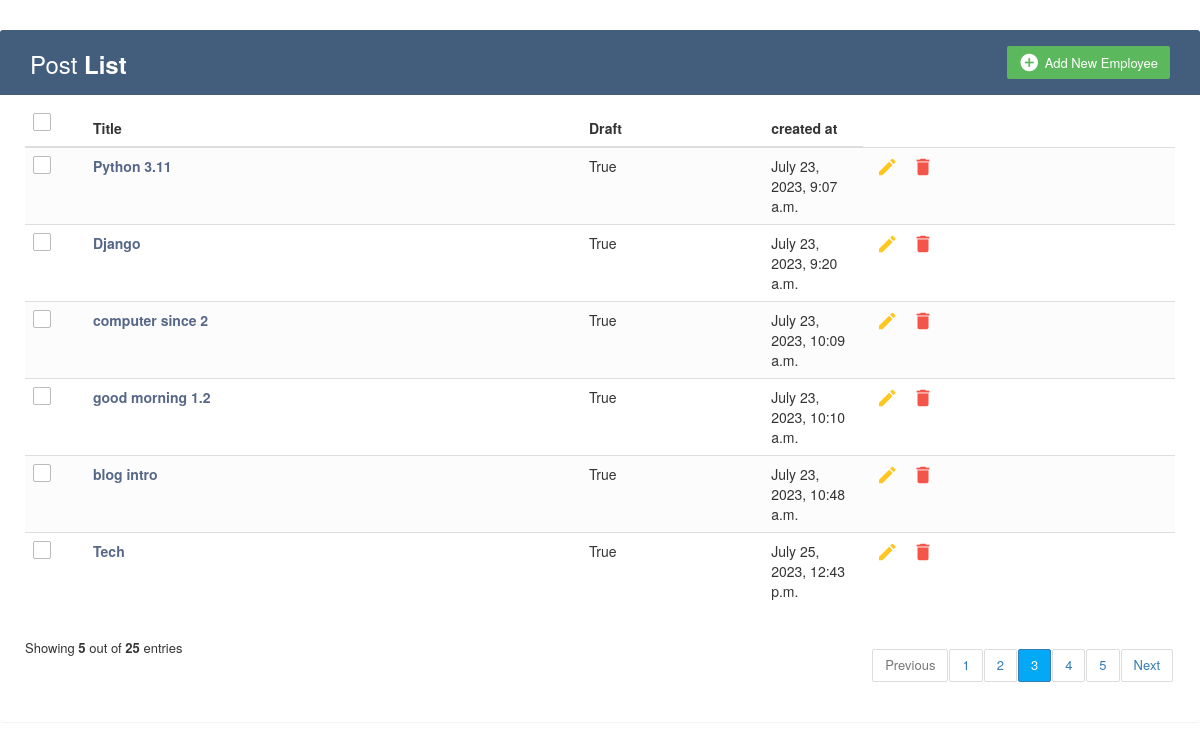
Before: / with the older database file.
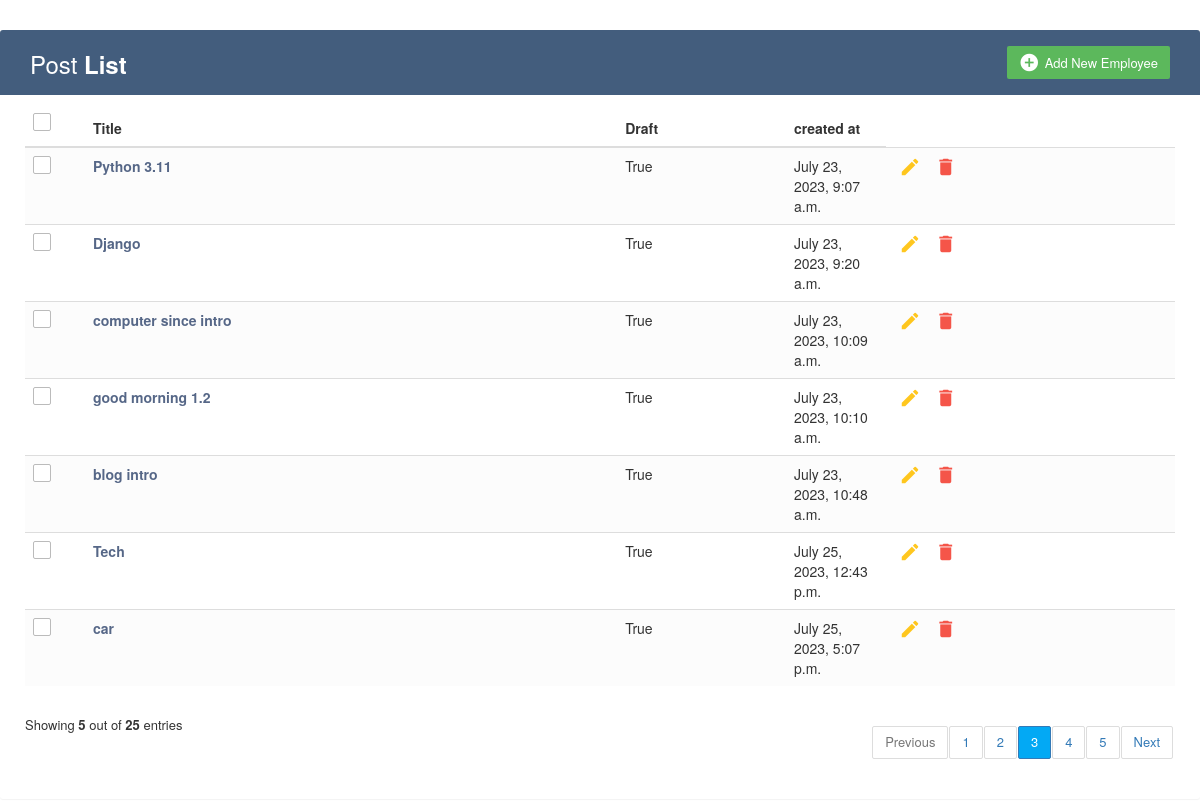
After: the same page with the newer database file.
### blog/models.py (models this page shows, shortened)
class Post(models.Model):
    title = models.CharField(max_length=200)
    image = models.ImageField(upload_to='img/')
    content = models.TextField()
    created_at = models.DateTimeField(auto_now_add=True)
    draft =  models.BooleanField(default=True)

### blog/views.py (the view)
# urls.py: path('', PostList.as_view()),
class PostList(ListView):
    model = Post

### blog/templates/blog/post_list.html (shortened to what this page needs)
<!DOCTYPE html>
<html lang="en">
<head>
<link rel="stylesheet" href="https://maxcdn.bootstrapcdn.com/font-awesome/4.7.0/css/font-awesome.min.css">
<link rel="stylesheet" href="https://maxcdn.bootstrapcdn.com/bootstrap/3.3.7/css/bootstrap.min.css">
  <body>
        <div class="table-wrapper">
            <div class="table-title">
                <div class="row">
                    <div class="col-sm-6">
						<h2>Post <b>List</b></h2>
					</div>
					<div class="col-sm-6">
						<a href="/create" class="btn btn-success" data-toggle="modal"><i class="material-icons">&#xE147;</i> <span>Add New Employee</span></a>
					</div>
                </div>
            </div>
            <table class="table table-striped table-hover">
                <thead>
                    <tr>
						<th>
							<span class="custom-checkbox">
								<label for="selectAll"></label>
							</span>
						</th>
                        <th>Title</th>
                        <th>Draft</th>
						<th>created at</th>
                    </tr>
                </thead>
                <tbody>
                    {% for post in post_list %}
                    <tr>
						<td>
							<span class="custom-checkbox">
								<label for="checkbox1"></label>
							</span>
						</td>
                        <td><a href="{{post.id}}">{{post.title}} </a></td>
                        <td>{{post.draft}}</td>
                        <td>{{post.created_at}}</td>
                        <td>
                            <a href="{{ post.id}}/update" class="edit" data-toggle="modal"><i class="material-icons" data-toggle="tooltip" title="Edit">&#xE254;</i></a>
                            <a href="{{ post.id}}/delete" class="delete" data-toggle="modal"><i class="material-icons" data-toggle="tooltip" title="Delete">&#xE872;</i></a>
                        </td>
                    </tr>
                   {% endfor%}
                </tbody>
            </table>
			<div class="clearfix">
                <div class="hint-text">Showing <b>5</b> out of <b>25</b> entries</div>
                <ul class="pagination">
                    <li class="page-item disabled"><a href="#">Previous</a></li>
                    <li class="page-item"><a href="#" class="page-link">1</a></li>
                    <li class="page-item"><a href="#" class="page-link">2</a></li>
                    <li class="page-item active"><a href="#" class="page-link">3</a></li>
                    <li class="page-item"><a href="#" class="page-link">4</a></li>
                    <li class="page-item"><a href="#" class="page-link">5</a></li>
                    <li class="page-item"><a href="#" class="page-link">Next</a></li>
                </ul>
            </div>
        </div>
</body>
</html>

Changed rows visible on the page:
changed Post: title "computer since 2" → "computer since intro"
added Post: title "car", draft "True", created_at "July 25, 2023, 5:07 p.m."
